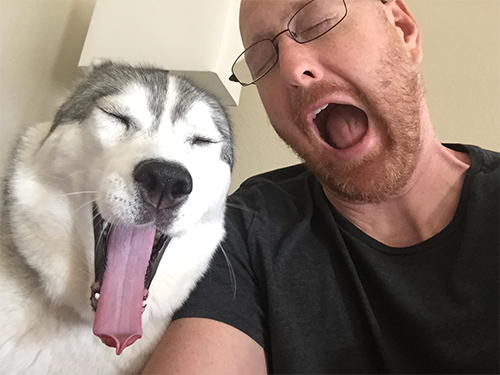
#> input picture pic.png, 500 x 375 px
$ jupyter execute daltonize.ipynb   (shell and % lines are left out)
#> lines starting #> are read from the running program, lines starting #| are printed output that depends on the picture; after the words box and inside, x2 and y2 are one past the last pixel; in counts of white or black regions, pixels touching at a corner belong together
[cell 1]
import os.path

[cell 2]
def execute(filename, fpath, color_deficit='d'):
#> called with filename = 'pic.png', fpath = 'pic.png', color_deficit = 'd'
    modified_filename = "%s-%s-%s" % ('daltonize', color_deficit, filename)
    head, tail = os.path.split(fpath)
    # Save transformed image to the cache dir
    #head = head.replace('attachments', 'cache')
    modified_fpath = os.path.join(head, modified_filename)

    # Look if requested image is already available
    if os.path.isfile(modified_fpath):
        return (modified_filename, modified_fpath)

    helpers_available = True
    try:
        import numpy
        from PIL import Image
    except:
        helpers_available = False
    if not helpers_available:
        return (filename, fpath)

    # Get image data
    im = Image.open(fpath)
#> im is the input picture: PIL image 500x375 RGBA; mean R, G, B, A 144.7, 127.6, 117.2, 254.9
    if im.mode in ['1', 'L']: # Don't process black/white or grayscale images
       return (filename, fpath)
    im = im.copy()
    im = im.convert('RGB')
#> im: PIL image 500x375 RGB
    RGB = numpy.asarray(im, dtype=float)
    # Transformation matrix for Deuteranope (a form of red/green color deficit)
    lms2lmsd = numpy.array([[1,0,0],[0.494207,0,1.24827],[0,0,1]])
    # Transformation matrix for Protanope (another form of red/green color deficit)
    lms2lmsp = numpy.array([[0,2.02344,-2.52581],[0,1,0],[0,0,1]])
    # Transformation matrix for Tritanope (a blue/yellow deficit - very rare)
    lms2lmst = numpy.array([[1,0,0],[0,1,0],[-0.395913,0.801109,0]])
    # Colorspace transformation matrices
    rgb2lms = numpy.array([[17.8824,43.5161,4.11935],[3.45565,27.1554,3.86714],[0.0299566,0.184309,1.46709]])
    lms2rgb = numpy.linalg.inv(rgb2lms)
    # Daltonize image correction matrix
    err2mod = numpy.array([[0,0,0],[0.7,1,0],[0.7,0,1]])

    # Get the requested image correction
    if color_deficit == 'd':
        lms2lms_deficit = lms2lmsd
    elif color_deficit == 'p':
        lms2lms_deficit = lms2lmsp
    elif color_deficit == 't':
        lms2lms_deficit = lms2lmst
    else:
        return (filename, fpath)

    # Transform to LMS space
    LMS = numpy.zeros_like(RGB)
    for i in range(RGB.shape[0]):
        for j in range(RGB.shape[1]):
            rgb = RGB[i,j,:3]
            LMS[i,j,:3] = numpy.dot(rgb2lms, rgb)
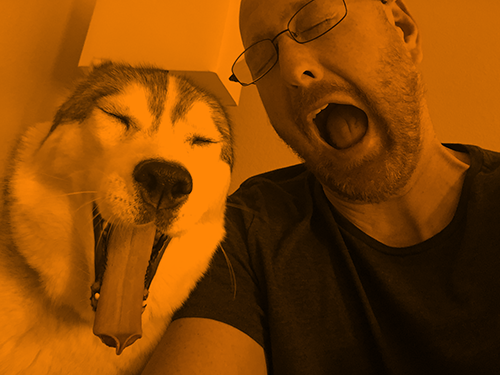
#> LMS: shape (375, 500, 3) float64; mean R, G, B 8622.5, 4417.8, 199.7; drawn with min black and max white

    # Calculate image as seen by the color blind
    _LMS = numpy.zeros_like(RGB)
    for i in range(RGB.shape[0]):
        for j in range(RGB.shape[1]):
            lms = LMS[i,j,:3]
            _LMS[i,j,:3] = numpy.dot(lms2lms_deficit, lms)

    _RGB = numpy.zeros_like(RGB)
    for i in range(RGB.shape[0]):
        for j in range(RGB.shape[1]):
            _lms = _LMS[i,j,:3]
            _RGB[i,j,:3] = numpy.dot(lms2rgb, _lms)
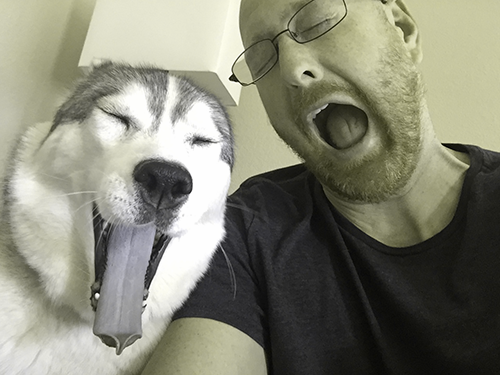
#> _RGB: shape (375, 500, 3) float64; mean R, G, B 132.6, 132.6, 116.8; drawn with min black and max white

 # [16 lines of commented-out code are left out]
    error = (RGB-_RGB)
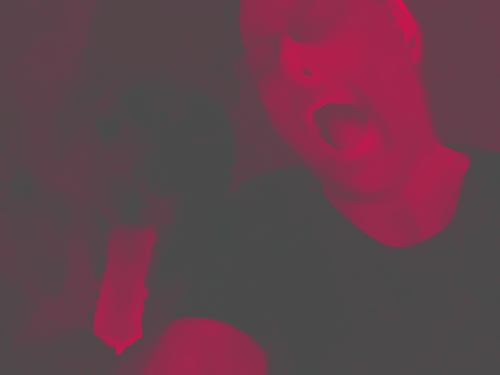
#> error: shape (375, 500, 3) float64; mean R, G, B 12.1, -5, 0.4; drawn with min black and max white

    # Daltonize
    ERR = numpy.zeros_like(RGB)
    for i in range(RGB.shape[0]):
        for j in range(RGB.shape[1]):
            err = error[i,j,:3]
            ERR[i,j,:3] = numpy.dot(err2mod, err)
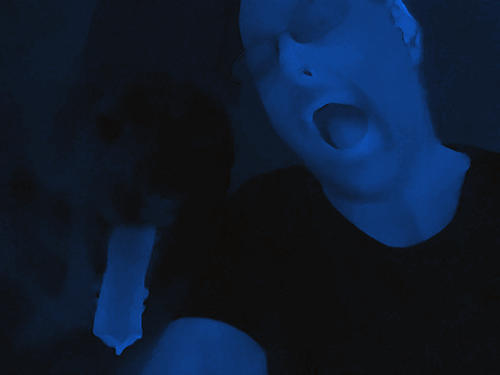
#> ERR: shape (375, 500, 3) float64; mean R, G, B 0, 3.5, 8.9; drawn with min black and max white

    dtpn = ERR + RGB
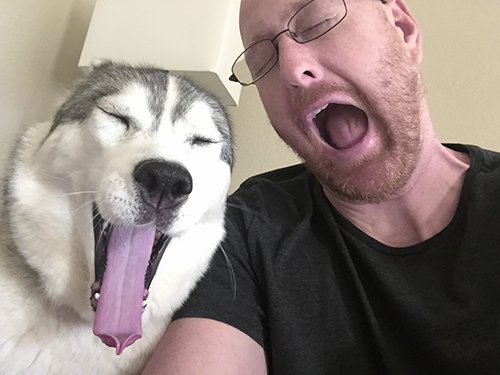
#> dtpn: shape (375, 500, 3) float64; mean R, G, B 144.7, 131.1, 126; drawn with min black and max white

    for i in range(RGB.shape[0]):
        for j in range(RGB.shape[1]):
            dtpn[i,j,0] = max(0, dtpn[i,j,0])
            dtpn[i,j,0] = min(255, dtpn[i,j,0])
            dtpn[i,j,1] = max(0, dtpn[i,j,1])
            dtpn[i,j,1] = min(255, dtpn[i,j,1])
            dtpn[i,j,2] = max(0, dtpn[i,j,2])
            dtpn[i,j,2] = min(255, dtpn[i,j,2])
#> dtpn: shape (375, 500, 3) float64; 0.02% of pixels changed, all inside (x1, y1, x2, y2) = (144, 114, 455, 305)

    result = dtpn.astype('uint8')

    # Save daltonized image
    im_converted = Image.fromarray(result, mode='RGB')
    im_converted.save(modified_fpath)
    return (modified_filename, modified_fpath)


if __name__ == '__main__':
    import sys
    print("Daltonize image correction for color blind users")

    if len(sys.argv) != 2:
        print("Calling syntax: daltonize.py ./pic.png")
        print("Example: daltonize.py ./pic.png")
        sys.exit(1)

    if not (os.path.isfile(sys.argv[1])):
        print("Given file does not exist")
        sys.exit(1)

    extpos = sys.argv[1].rfind(".")
    if not (extpos > 0 and sys.argv[1][extpos:].lower() in ['.gif', '.jpg', '.jpeg', '.png', '.bmp', '.ico', ]):
        print("Given file is not an image")
        sys.exit(1)

    path, fname = os.path.split(sys.argv[1])
    print("Please wait. Daltonizing in progress...")

    colorblindness = { 'd': 'Deuteranope',
                       'p': 'Protanope',
                       't': 'Tritanope',}

    for col_deficit in ['d', 'p', 't']:
        print("Creating %s corrected version" % colorblindness[col_deficit])
        modified_filename, modified_fpath = execute(fname, sys.argv[1], col_deficit)
        if modified_fpath == sys.argv[1]:
            print("Error while processing image: PIL/NumPy missing and/or source file is a grayscale image.")
        else:
            print("Image successfully daltonized")
